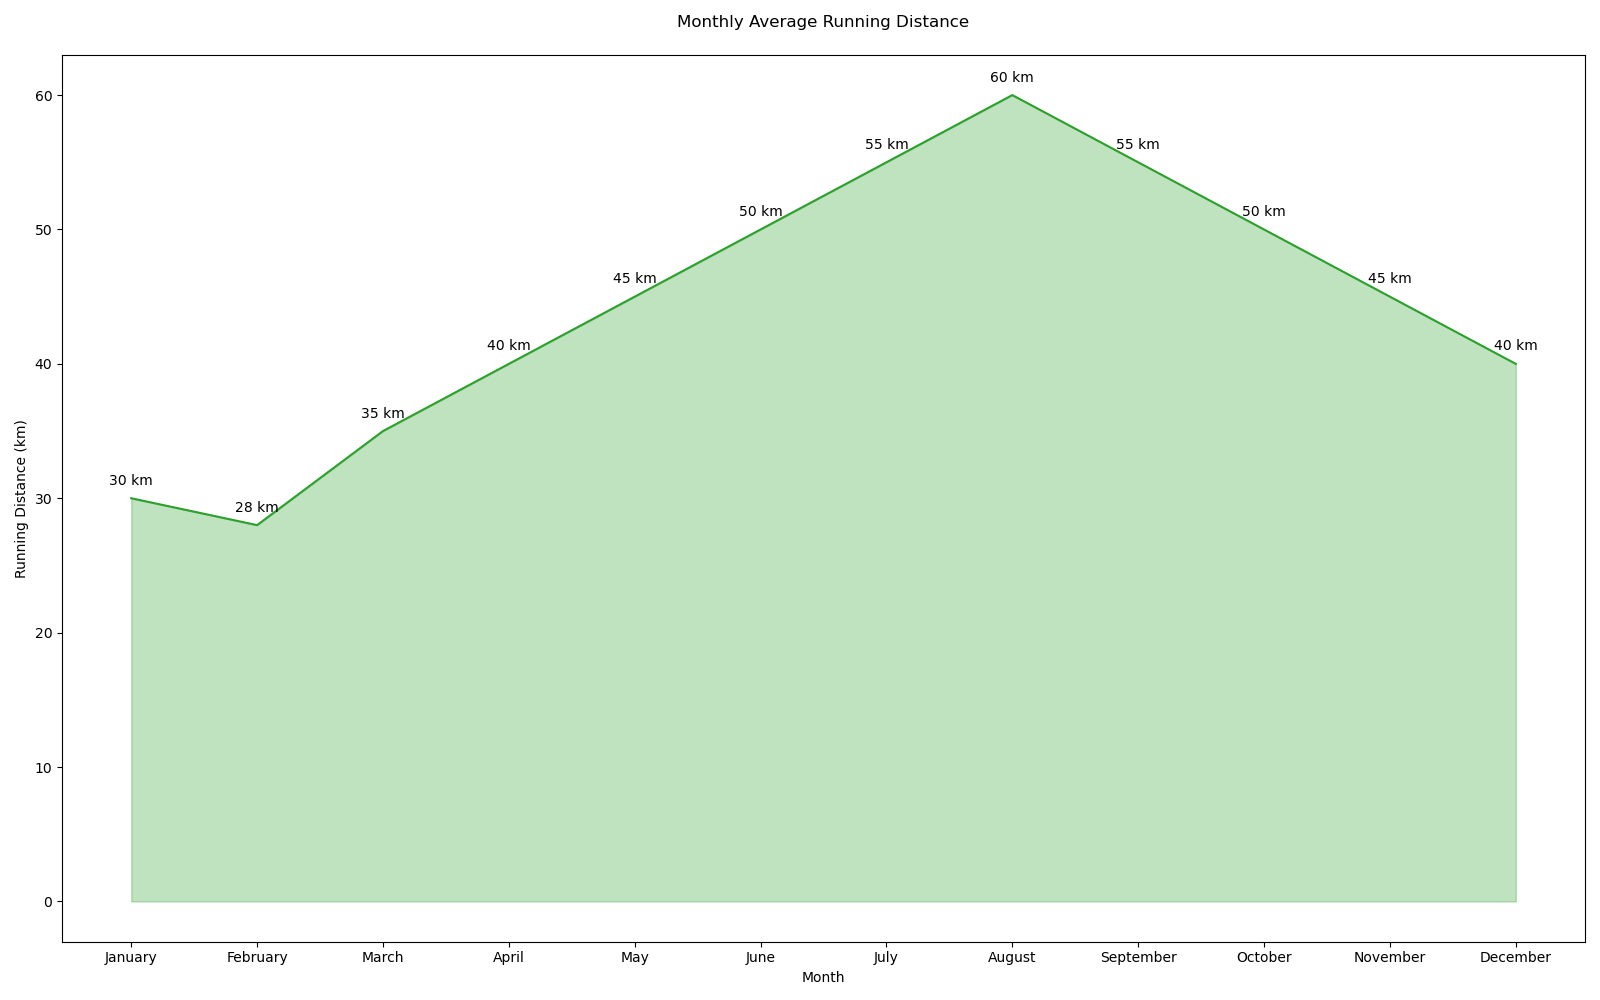

The Python source for this figure:

import pandas as pd
import seaborn as sns
import matplotlib.pyplot as plt

# Data creation
data = {
    'Month': ['January', 'February', 'March', 'April', 'May', 'June',
              'July', 'August', 'September', 'October', 'November', 'December'],
    'Average_Running_Distance': [30, 28, 35, 40, 45, 50, 55, 60, 55, 50, 45, 40]
}

df = pd.DataFrame(data)

# Convert 'Month' from string to categorical to ensure correct order
df['Month'] = pd.Categorical(df['Month'], categories=[
    'January', 'February', 'March', 'April', 'May', 'June',
    'July', 'August', 'September', 'October', 'November', 'December'], ordered=True)

# Seaborn plot
plt.figure(figsize=(16, 10))
chart = sns.lineplot(x='Month', y='Average_Running_Distance', data=df, color="#2ca02c")

# Filling the area under the line
plt.fill_between(x=df['Month'], y1=df['Average_Running_Distance'], color="#2ca02c", alpha=0.3)

# Annotate
for i in range(df.shape[0]):
    plt.text(df['Month'][i], df['Average_Running_Distance'][i] + 1, f"{df['Average_Running_Distance'][i]} km", horizontalalignment='center')

plt.title('Monthly Average Running Distance', pad=20)
plt.xlabel('Month')
plt.ylabel('Running Distance (km)')

# Show plot
plt.tight_layout()
plt.show()
